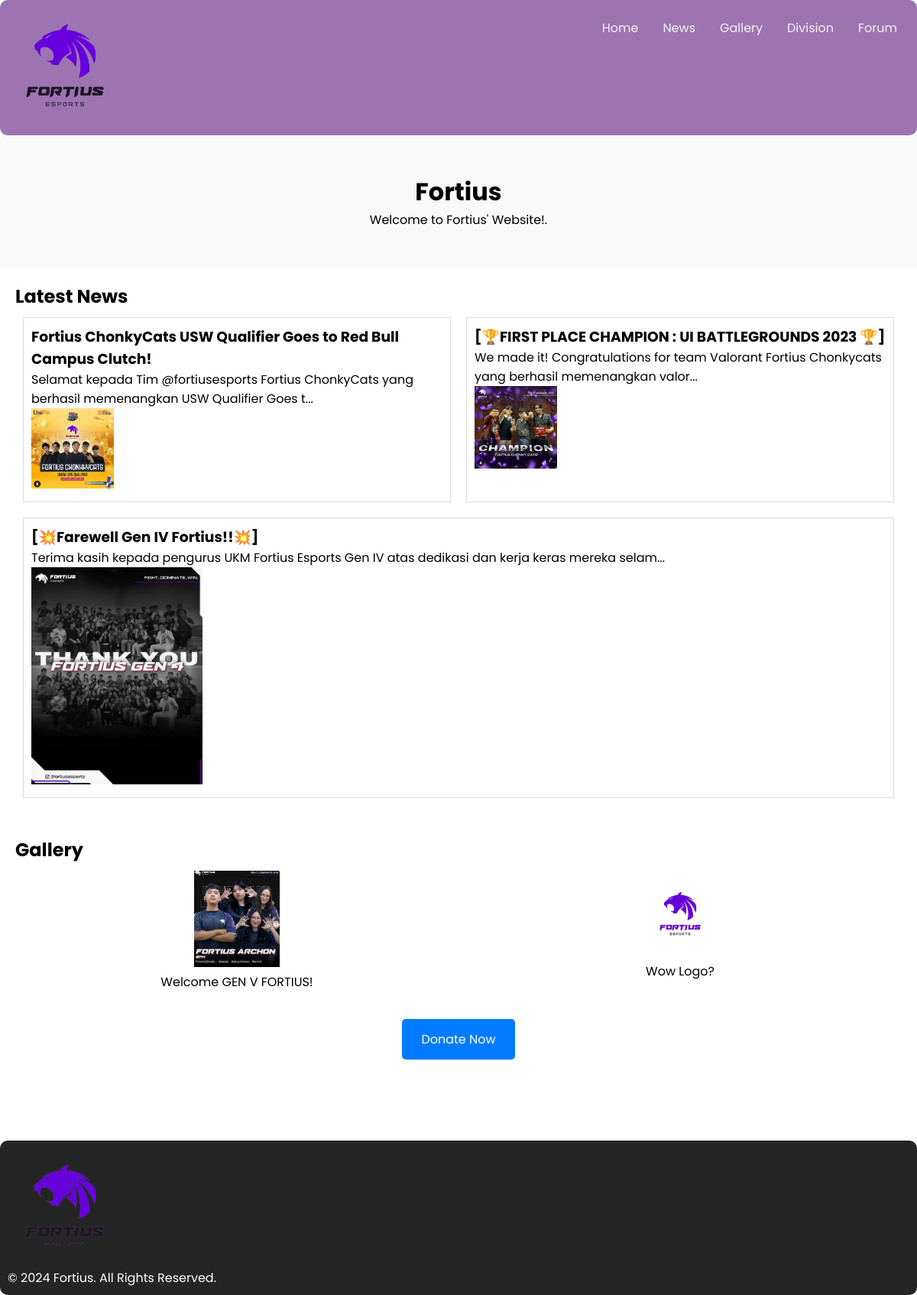
Page /dashboard_user.php on the committed database.
### tables this page shows
CREATE TABLE `news` (
  `id` int(11) NOT NULL,
  `headline` varchar(255) NOT NULL,
  `news_content` text NOT NULL,
  `image` varchar(255) NOT NULL
);

CREATE TABLE `photos` (
  `id` int(11) NOT NULL,
  `photo` varchar(255) NOT NULL,
  `title` varchar(255) NOT NULL,
  `description` text DEFAULT NULL
);

### dashboard_user.php (the view, shortened to what this page needs)
<!DOCTYPE html>
<html lang="en">
<head>
    <link rel="stylesheet" href="userstyle.css">
</head>
<body>
    <?php
    include 'config.php';
    include 'header.php';
    $news_sql = "SELECT * FROM news ORDER BY id DESC LIMIT 4";
    $news_result = $conn->query($news_sql);
    $gallery_sql = "SELECT * FROM photos ORDER BY id DESC LIMIT 2";
    $gallery_result = $conn->query($gallery_sql);
    ?>
    <div class="hero-section">
        <h1>Fortius</h1>
        <p>Welcome to Fortius' Website!.</p>
    </div>
    <div class="news-section">
        <h2>Latest News</h2>
        <div class="news-items">
            <?php
            if ($news_result->num_rows > 0) {
                while ($row = $news_result->fetch_assoc()) {
                    echo "<div class='news-item'>";
                    echo "<a href='news.php?id=" . $row['id'] . "'>";
                    echo "<h3>" . $row['headline'] . "</h3>";
                    echo "<p>" . substr($row['news_content'], 0, 100) . "...</p>";
                    echo "<img src='uploads/" . $row['image'] . "' alt='" . $row['headline'] . "'>";
                    echo "</a>";
                    echo "</div>";
                }
            } else {
                echo "No news available.";
            }
            ?>
        </div>
    </div>
    <div class="gallery-section">
        <h2>Gallery</h2>
        <div class="gallery-items">
            <?php
            if ($gallery_result->num_rows > 0) {
                while ($row = $gallery_result->fetch_assoc()) {
                    echo "<div class='gallery-item'>";
                    echo "<a href='gallery.php?id=" . $row['id'] . "'>";
                    echo "<img src='uploads/" . $row['photo'] . "' alt='" . $row['title'] . "'>";
                    echo "<p>" . $row['title'] . "</p>";
                    echo "</a>";
                    echo "</div>";
                }
            } else {
                echo "No gallery items available.";
            }
            ?>
        </div>
    </div>
    <div class="donate-section">
        <a href="forum.php" class="donate-button">Donate Now</a>
    </div>
    <br><br><br><br>
    <?php include 'footer.php'; ?>
</body>
</html>

### header.php
<nav style="display: flex; justify-content: space-between; background-color: #9d74b0; border-radius: 10px; padding: 10px;">
    <div>
        <img src="img\logo1.png" alt="fortius.jpg" style="margin-right: 10px; width: 150px;">
    </div>
    <div style="display: flex; justify-content: flex-end;">
        <a href="dashboard_user.php">Home</a>
        <a href="news.php">News</a>
        <a href="gallery.php">Gallery</a>
        <a href="division.php">Division</a>
        <a href="forum.php">Forum</a>
    </div>
</nav>

### footer.php
<nav style="display: flex; justify-content: space-between; background-color: #252525; border-radius: 10px; padding: 10px;">
    <div class="footer-content">
        <div class="footer-box">
            <img src="img\logo1.png" alt="fortius.jpg" style="margin-right: 10px; width: 150px;">
            <p style="color: white;">&copy; 2024 Fortius. All Rights Reserved.</p>
        </div>
    </div>
</nav>

### userstyle.css (style rules this page uses)
* { margin: 0; padding: 0; box-sizing: border-box; font-family: "Poppins", sans-serif; }
nav { background-color: #333; overflow: hidden; }
nav a { float: left; display: block; color: #f2f2f2; text-align: center; padding: 14px 16px; text-decoration: none; }
.hero-section { text-align: center; padding: 50px; background-color: #f9f9f9; }
.news-section { padding: 20px; }
.news-items { display: flex; flex-wrap: wrap; }
.news-item { flex: 1 0 45%; border: 1px solid #ddd; margin: 10px; padding: 10px; }
.news-item img { max-width: 100%; height: auto; }
.news-item a { text-decoration: none; color: black; }
.gallery-section { padding: 20px; }
.gallery-items { display: flex; flex-wrap: wrap; }
.gallery-item { flex: 1 0 45%; margin: 10px; text-align: center; }
.gallery-item img { max-width: 100%; height: auto; }
.gallery-item a { text-decoration: none; color: black; }
.donate-section { text-align: center; margin: 20px 0; }
.donate-button { background-color: #007BFF; color: white; padding: 15px 25px; text-decoration: none; border-radius: 5px; font-size: 16px; }

### dashboard_user.php (style rules this page uses)
.news-item img, .gallery-item img { width: 20%; height: auto; }

### rows in the picture
news: headline "Fortius ChonkyCats USW Qualifier Goes to Red Bull Campus Clutch!", news_content "Selamat kepada Tim @fortiusesports Fortius ChonkyCats yang berhasil memenangkan USW Qualifier Goes t", image (picture)
news: headline "[🏆FIRST PLACE CHAMPION : UI BATTLEGROUNDS 2023 🏆]", news_content "We made it! Congratulations for team Valorant Fortius Chonkycats yang berhasil memenangkan valor", image (picture)
news: headline "[💥Farewell Gen IV Fortius!!💥]", news_content "Terima kasih kepada pengurus UKM Fortius Esports Gen IV atas dedikasi dan kerja keras mereka selam", image (picture)
photos: photo (picture), title "Welcome GEN V FORTIUS!"
photos: photo (picture), title "Wow Logo?"
